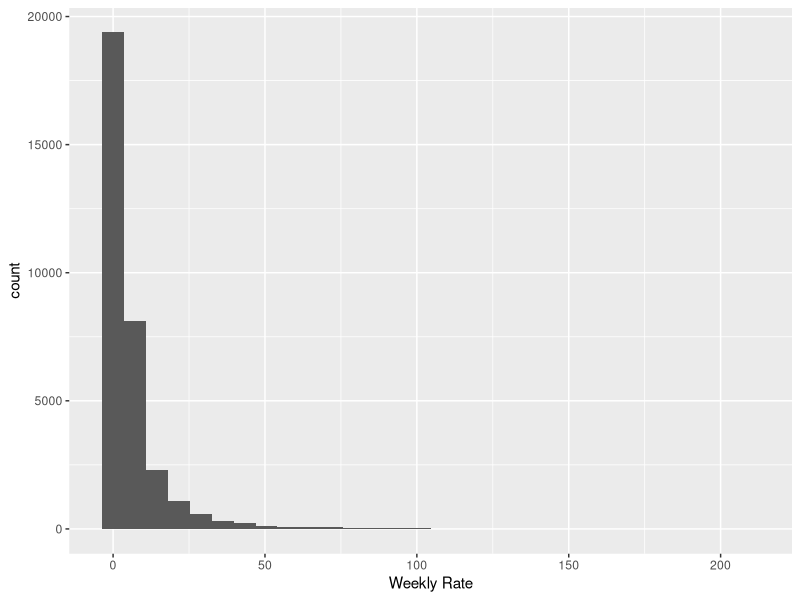
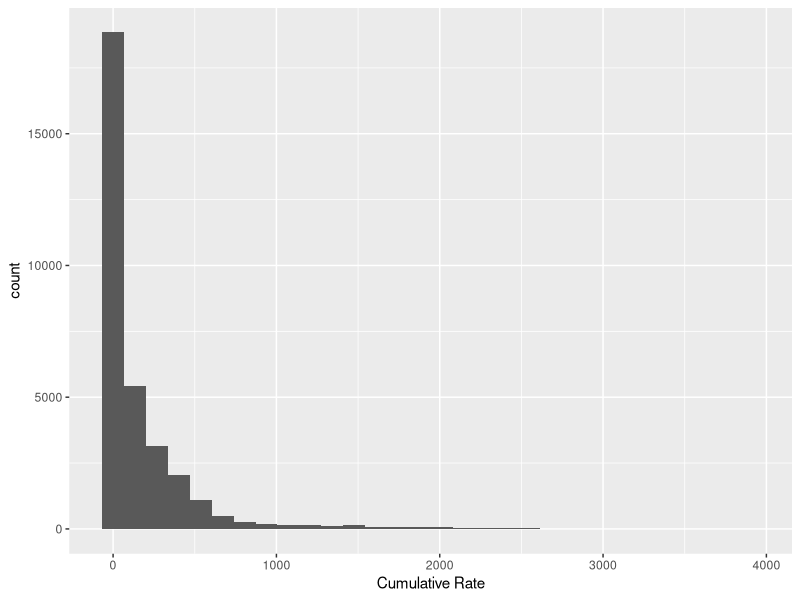

Here is the R script that generated these plots, in order:
# Week 2 assignment 
# Cleans RESP-NET data 
# Saves clean version of file as .RDS file

library(tidyverse)
library(readr)
library(dplyr)

respTable <- read_csv("Rates_of_Laboratory-Confirmed_RSV__COVID-19__and_Flu_Hospitalizations_from_the_RESP-NET_Surveillance_Systems_20240115.csv")

problems(respTable)
summary(respTable)


print(ggplot(respTable, aes(x=`Weekly Rate`))
      + geom_histogram()
)

print(ggplot(respTable, aes(x=`Cumulative Rate`))
      + geom_histogram()
)


respTableClean <- ( respTable 
                    %>% filter(!is.na(`Weekly Rate`),
                               !is.na(`Cumulative Rate`),
                               !is.na(Sex),
                               !is.na(`Race/Ethnicity`))
                    ) 

saveRDS(respTableClean, "respTableClean.rds")
